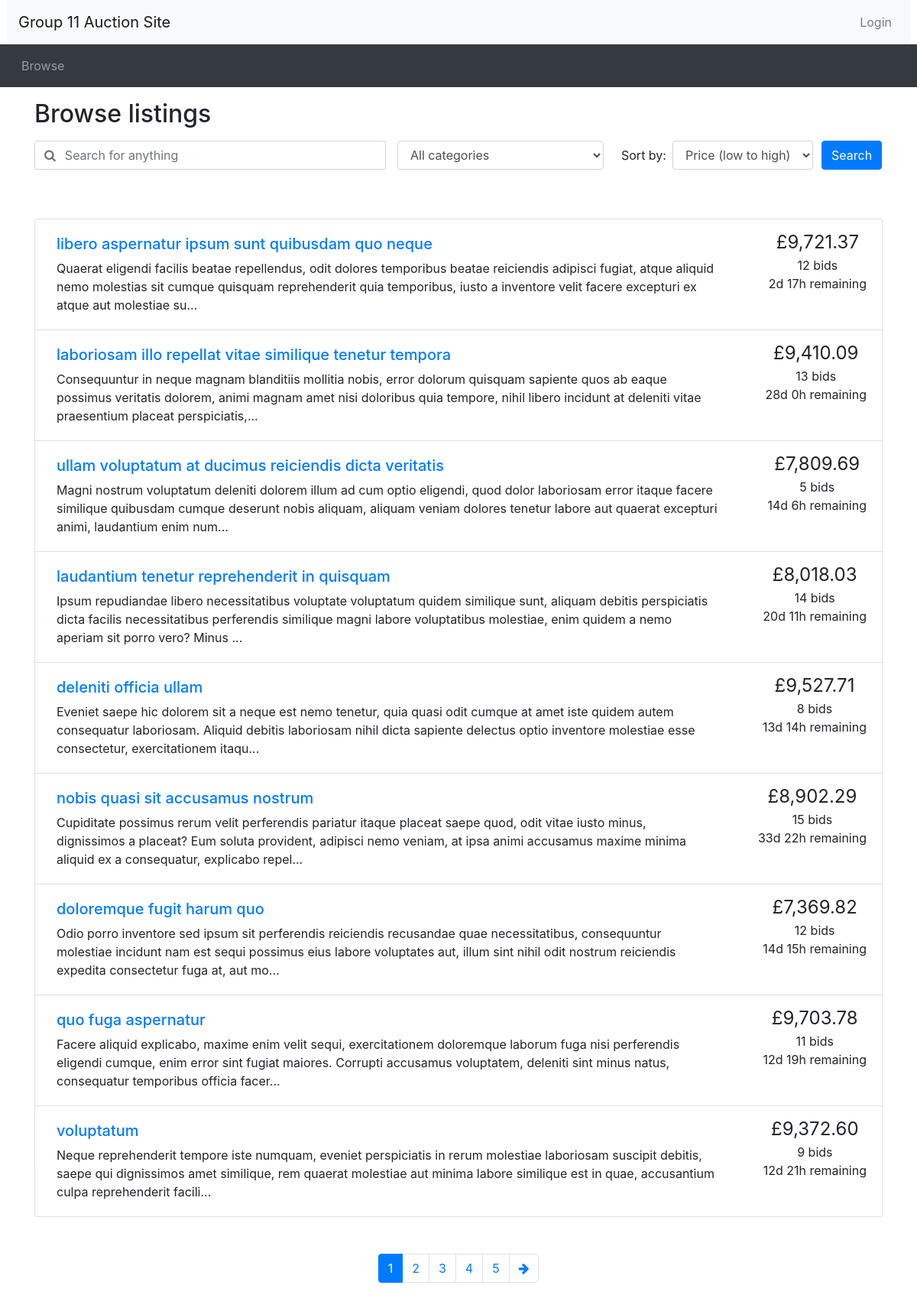
Screenshot of /browse.php with the database file from the repository.
### tables this page shows
CREATE TABLE Auctions (
    AuctionID INT AUTO_INCREMENT,
    UserName VARCHAR(50),
    ItemName TINYTEXT NOT NULL,
    ItemDescription LONGTEXT NOT NULL,
    Category VARCHAR(50),
    StartingPrice FLOAT(10, 2) NOT NULL,
    ReservePrice FLOAT(10, 2) NOT NULL,
    EndingTime DATETIME NOT NULL,
    PRIMARY KEY (AuctionID),
    CONSTRAINT CHECK(ReservePrice > StartingPrice),
    CONSTRAINT FK_UserName_Bid FOREIGN KEY (Username) REFERENCES Users(Username),
    CONSTRAINT FK_Category_Bid FOREIGN KEY (Category) REFERENCES CategoryList(Category)
);

### browse.php (the view, shortened to what this page needs)
<?php include_once("header.php")?>
<?php require("utilities.php")?>
<?php require("database.php")?>
<div class="container">
<h2 class="my-3">Browse listings</h2>
<div id="searchSpecs">
<form method="get" action="browse.php">
  <div class="row">
    <div class="col-md-5 pr-0">
      <div class="form-group">
	    <div class="input-group">
          <div class="input-group-prepend">
            <span class="input-group-text bg-transparent pr-0 text-muted">
              <i class="fa fa-search"></i>
            </span>
          </div>
          <input type="text" class="form-control border-left-0" id="keyword" placeholder="Search for anything" name="keyword">
        </div>
      </div>
    </div>
    <div class="col-md-3 pr-0">
      <div class="form-group">
        <select class="form-control" id="cat" name="cat">
          <option selected value="a.Category">All categories</option>
        </select>
      </div>
    </div>
    <div class="col-md-3 pr-0">
      <div class="form-inline">
        <label class="mx-2" for="order_by">Sort by:</label>
        <select class="form-control" id="order_by" name="order_by">
          <option selected value="ORDER BY CurrentPrice ASC">Price (low to high)</option>
        </select>
      </div>
    </div>
    <div class="col-md-1 px-0">
      <button type="submit" class="btn btn-primary">Search</button>
    </div>
  </div>
</form>
</div>
</div>
<?php
  if (!isset($_GET['keyword'])) {
    $keyword = "%";
  }
  else {
    $keyword = $_GET['keyword'];
  }
  if (!isset($_GET['cat']) or $_GET['cat'] == "a.Category") {
    $category = "a.Category";
  }
  else {
    $category = "'".$_GET['cat']."'";
  }
  if (!isset($_GET['order_by'])) {
    $ordering = "";
  }
  else {
    $ordering = $_GET['order_by'];
  }
  if (!isset($_GET['page'])) {
    $curr_page = 1;
  }
  else {
    $curr_page = $_GET['page'];
  }
  $results_per_page = 10;
  $querryItemList = <<<QUERRYTEXT
  SELECT
    a.AuctionID,
    a.ItemName,
    a.ItemDescription,
    a.StartingPrice,
    a.EndingTime,
    COUNT(b.BidID) AS 'CountBids',
    MAX(b.BidPrice) AS 'bidPrice',
    IF(
      MAX(bidPrice) IS NULL,
      a.StartingPrice,
      MAX(bidPrice)
    ) AS 'CurrentPrice',
    a.StartingPrice
  FROM
    auctions a
    LEFT JOIN bids b ON a.AuctionID = b.AuctionID
  WHERE
    a.ItemName LIKE '%{$keyword}%'
    AND (a.EndingTime - CURRENT_TIMESTAMP) > 0
    AND a.Category = {$category}
  GROUP BY
    a.AuctionID,
    a.ItemName,
    a.ItemDescription,
    a.StartingPrice,
    a.EndingTime {$ordering}
  QUERRYTEXT;
  $limiter = " LIMIT ".strval(($curr_page-1)*$results_per_page).", ".strval($results_per_page);
  $querryWithLimitItemPerPage = $querryItemList.$limiter;
  $resultforCounting = mysqli_query($connectionView, $querryItemList);
  if ($resultforCounting)
    {
        $num_results = mysqli_num_rows($resultforCounting);
    }
  $max_page = ceil($num_results / $results_per_page);
?>
<div class="container mt-5">
<ul class="list-group">
<?php
  $search_query_result = mysqli_query($connectionView, $querryWithLimitItemPerPage);
  if (empty(mysqli_fetch_array($search_query_result)) != TRUE) {
    while ($row = mysqli_fetch_array($search_query_result)){
      $item_id = $row['AuctionID'];
      $title = $row['ItemName'];
      $description = $row['ItemDescription'];
      $current_price = $row['CurrentPrice'];
      $num_bids = $row['CountBids'];
      $end_date = new DateTime($row['EndingTime']);
      print_listing_li($item_id, $title, $description, $current_price, $num_bids, $end_date);
      }
  }
  else{
    echo 'No result matches the search criteria.';
  }
?>
</ul>
<nav aria-label="Search results pages" class="mt-5">
  <ul class="pagination justify-content-center">
<?php
  $querystring = "";
  $high_page_boost = max(3 - $curr_page, 0);
  $low_page_boost = max(2 - ($max_page - $curr_page), 0);
  $low_page = max(1, $curr_page - 2 - $low_page_boost);
  $high_page = min($max_page, $curr_page + 2 + $high_page_boost);
  for ($i = $low_page; $i <= $high_page; $i++) {
    if ($i == $curr_page) {
      echo('
    <li class="page-item active">');
    }
    else {
      echo('
    <li class="page-item">');
    }
    echo('
      <a class="page-link" href="browse.php?' . $querystring . 'page=' . $i . '">' . $i . '</a>
    </li>');
  }
  if ($curr_page != $max_page) {
    echo('
    <li class="page-item">
      <a class="page-link" href="browse.php?' . $querystring . 'page=' . ($curr_page + 1) . '" aria-label="Next">
        <span aria-hidden="true"><i class="fa fa-arrow-right"></i></span>
        <span class="sr-only">Next</span>
      </a>
    </li>');
  }
?>
  </ul>
</nav>
</div>
<?php include_once("footer.php")?>

### utilities.php
<?php
function display_time_remaining($interval) {
    if ($interval->days == 0 && $interval->h == 0) {
      $time_remaining = $interval->format('%im %Ss');
    }
    else if ($interval->days == 0) {
      $time_remaining = $interval->format('%hh %im');
    }
    else {
      $time_remaining = $interval->format('%ad %hh');
    }
  return $time_remaining;
}
function print_listing_li($item_id, $title, $desc, $price, $num_bids, $end_time)
{
  if (strlen($desc) > 250) {
    $desc_shortened = substr($desc, 0, 250) . '...';
  }
  else {
    $desc_shortened = $desc;
  }
  if ($num_bids == 1) {
    $bid = ' bid';
  }
  else {
    $bid = ' bids';
  }
  $now = new DateTime();
  if ($now > $end_time) {
    $time_remaining = 'This auction has ended';
  }
  else {
    $time_to_end = date_diff($now, $end_time);
    $time_remaining = display_time_remaining($time_to_end) . ' remaining';
  }
  echo('
    <li class="list-group-item d-flex justify-content-between">
    <div class="p-2 mr-5"><h5><a href="listing.php?item_id=' . $item_id . '">' . $title . '</a></h5>' . $desc_shortened . '</div>
    <div class="text-center text-nowrap"><span style="font-size: 1.5em">£' . number_format($price, 2) . '</span><br/>' . $num_bids . $bid . '<br/>' . $time_remaining . '</div>
  </li>'
  );
}
?>

### rows the page displays
auctions: ItemName "libero aspernatur ipsum sunt quibusdam quo neque", ItemDescription "Quaerat eligendi facilis beatae repellendus, odit dolores temporibus beatae reiciendis adipisci fugiat, atque aliquid nemo molestias sit cumque quisquam reprehenderit quia temporibus, iusto a inventore velit facere excepturi ex atque aut molestiae su...", price "9,721.37", num_bids "12", bid "bids", time_remaining "2d 17h remaining"
auctions: ItemName "laboriosam illo repellat vitae similique tenetur tempora", ItemDescription "Consequuntur in neque magnam blanditiis mollitia nobis, error dolorum quisquam sapiente quos ab eaque possimus veritatis dolorem, animi magnam amet nisi doloribus quia tempore, nihil libero incidunt at deleniti vitae praesentium placeat perspiciatis,...", price "9,410.09", num_bids "13", bid "bids", time_remaining "28d 0h remaining"
auctions: ItemName "ullam voluptatum at ducimus reiciendis dicta veritatis", ItemDescription "Magni nostrum voluptatum deleniti dolorem illum ad cum optio eligendi, quod dolor laboriosam error itaque facere similique quibusdam cumque deserunt nobis aliquam, aliquam veniam dolores tenetur labore aut quaerat excepturi animi, laudantium enim num...", price "7,809.69", num_bids "5", bid "bids", time_remaining "14d 6h remaining"
auctions: ItemName "laudantium tenetur reprehenderit in quisquam", ItemDescription "Ipsum repudiandae libero necessitatibus voluptate voluptatum quidem similique sunt, aliquam debitis perspiciatis dicta facilis necessitatibus perferendis similique magni labore voluptatibus molestiae, enim quidem a nemo aperiam sit porro vero? Minus ...", price "8,018.03", num_bids "14", bid "bids", time_remaining "20d 11h remaining"
auctions: ItemName "deleniti officia ullam", ItemDescription "Eveniet saepe hic dolorem sit a neque est nemo tenetur, quia quasi odit cumque at amet iste quidem autem consequatur laboriosam. Aliquid debitis laboriosam nihil dicta sapiente delectus optio inventore molestiae esse consectetur, exercitationem itaqu...", price "9,527.71", num_bids "8", bid "bids", time_remaining "13d 14h remaining"
auctions: ItemName "nobis quasi sit accusamus nostrum", ItemDescription "Cupiditate possimus rerum velit perferendis pariatur itaque placeat saepe quod, odit vitae iusto minus, dignissimos a placeat? Eum soluta provident, adipisci nemo veniam, at ipsa animi accusamus maxime minima aliquid ex a consequatur, explicabo repel...", price "8,902.29", num_bids "15", bid "bids", time_remaining "33d 22h remaining"
auctions: ItemName "doloremque fugit harum quo", ItemDescription "Odio porro inventore sed ipsum sit perferendis reiciendis recusandae quae necessitatibus, consequuntur molestiae incidunt nam est sequi possimus eius labore voluptates aut, illum sint nihil odit nostrum reiciendis expedita consectetur fuga at, aut mo...", price "7,369.82", num_bids "12", bid "bids", time_remaining "14d 15h remaining"
auctions: ItemName "quo fuga aspernatur", ItemDescription "Facere aliquid explicabo, maxime enim velit sequi, exercitationem doloremque laborum fuga nisi perferendis eligendi cumque, enim error sint fugiat maiores. Corrupti accusamus voluptatem, deleniti sint minus natus, consequatur temporibus officia facer...", price "9,703.78", num_bids "11", bid "bids", time_remaining "12d 19h remaining"
auctions: ItemName "voluptatum", ItemDescription "Neque reprehenderit tempore iste numquam, eveniet perspiciatis in rerum molestiae laboriosam suscipit debitis, saepe qui dignissimos amet similique, rem quaerat molestiae aut minima labore similique est in quae, accusantium culpa reprehenderit facili...", price "9,372.60", num_bids "9", bid "bids", time_remaining "12d 21h remaining"
